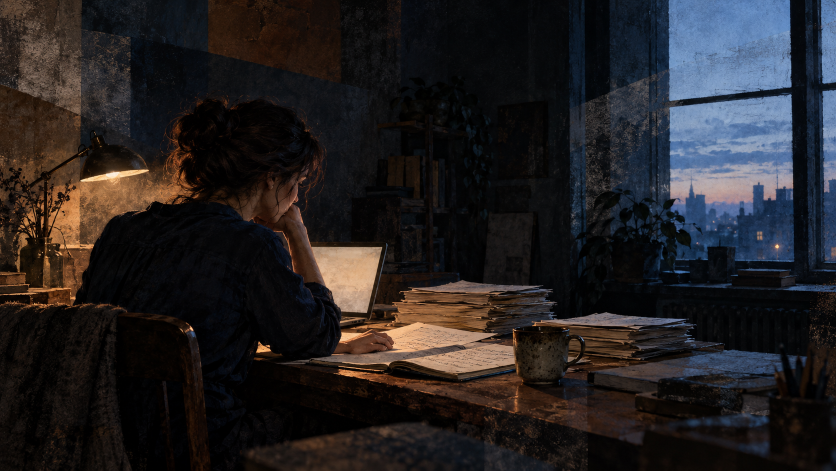
#> input picture episodes/002-the-right-to-pause/production/assets-v2/before-dawn.png, 1672 x 941 px (shown at 1/2 size)
$ python render_sample_v2.py
#> lines starting #> are read from the running program, lines starting #| are printed output that depends on the picture
"""002 v2, original painterly diptych animated as a 20s cinematic study.
Illustrated fictional adult, not documentary footage. v1 was rejected.
"""
from pathlib import Path
import math,subprocess,wave,json
import numpy as np
from PIL import Image,ImageDraw,ImageFont,ImageFilter,ImageEnhance
P=Path(__file__).resolve().parent;R=P.parent;W,H,FPS,D=1280,720,24,20
F='/usr/share/fonts/opentype/noto/NotoSerifCJK-Regular.ttc';S='/usr/share/fonts/opentype/noto/NotoSansCJK-Regular.ttc'
A=Image.open(P/'assets-v2/before-dawn.png').convert('RGB').resize((W,H),Image.Resampling.LANCZOS)
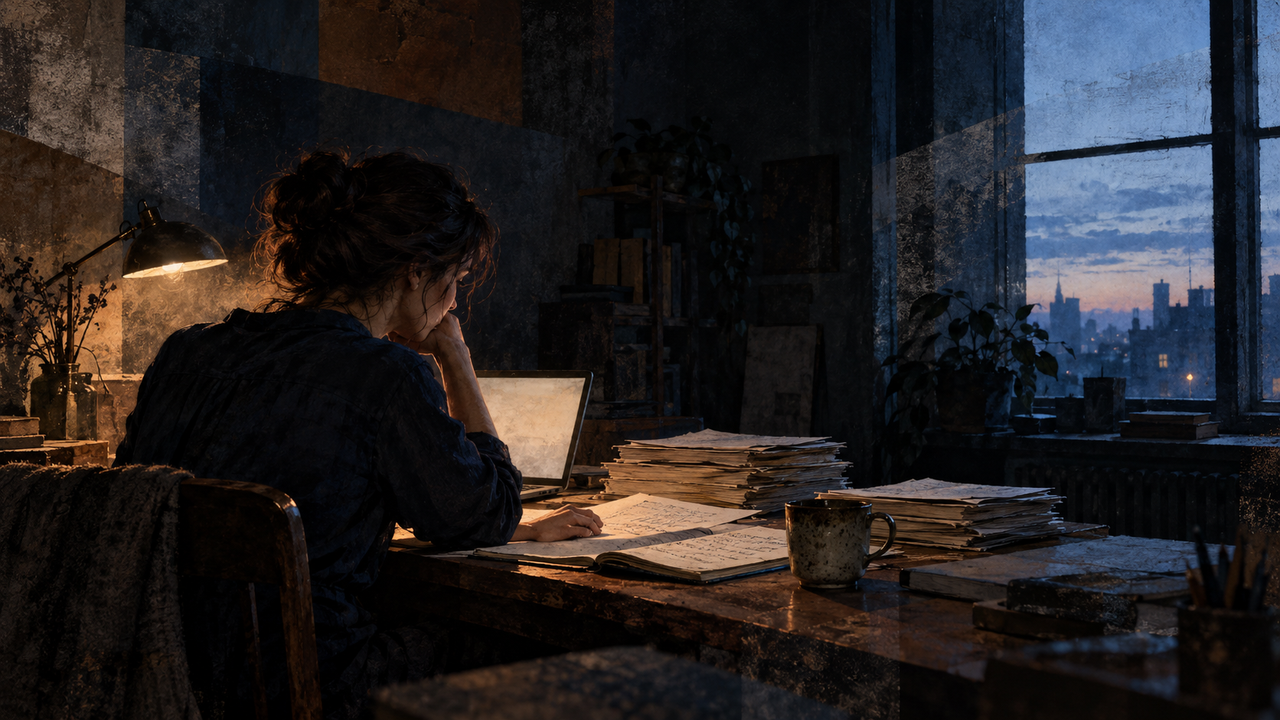
#> A: PIL image 1280x720 RGB; mean R, G, B 35.7, 32.6, 33.9
B=Image.open(P/'assets-v2/morning-pause.png').convert('RGB').resize((W,H),Image.Resampling.LANCZOS)
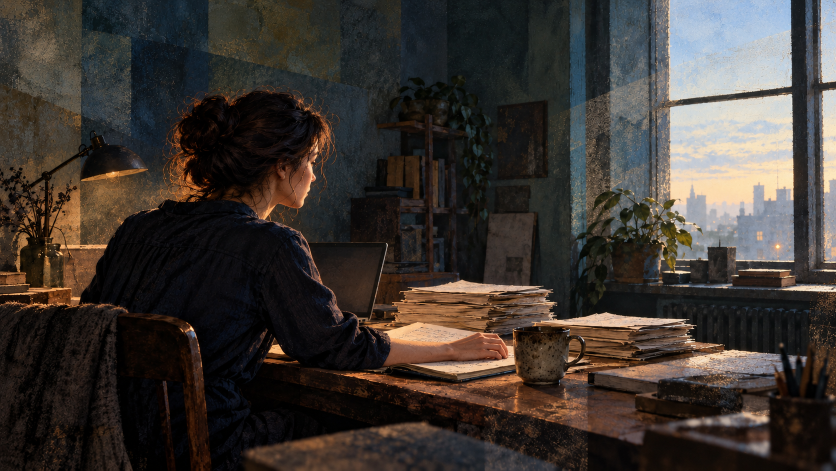
#> input picture episodes/002-the-right-to-pause/production/assets-v2/morning-pause.png, 1672 x 941 px (shown at 1/2 size)
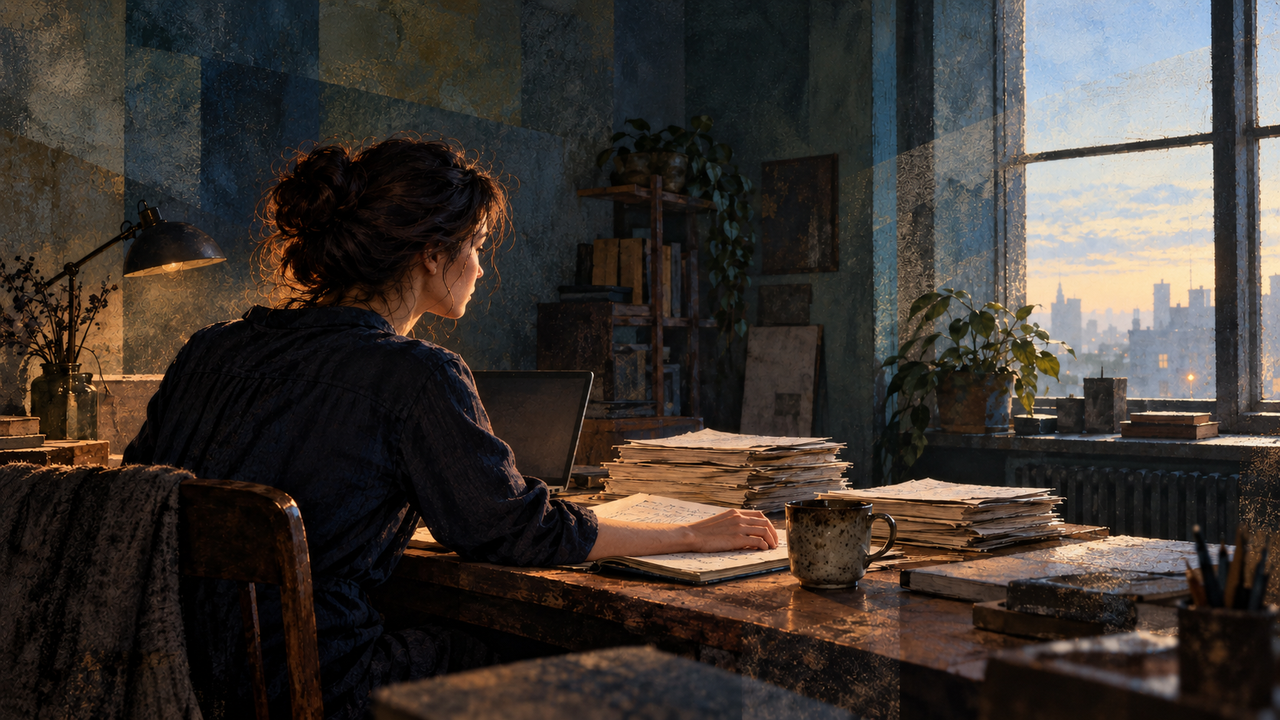
#> B: PIL image 1280x720 RGB; mean R, G, B 60.7, 54.3, 49.5
AA=np.asarray(A).astype(np.float32);BB=np.asarray(B).astype(np.float32)
rng=np.random.default_rng(22319)
xx=np.arange(W)[None,:];yy=np.arange(H)[:,None]
# Atmospheric movement is spatially restricted to the window, without deforming the figure.
WINDOW=np.clip((xx-940)/200,0,1)*np.clip((440-yy)/100,0,1)
LAMP=np.exp(-((xx-205)/190)**2-((yy-320)/240)**2)
DUST=[(float(rng.uniform(915,1230)),float(rng.uniform(60,425)),float(rng.uniform(.6,1.7)),float(rng.uniform(0,6))) for _ in range(45)]
def ease(x):x=max(0,min(1,x));return x*x*(3-2*x)
def w(t,a,b):return ease((t-a)/.6)*ease((b-t)/.6)
# [60 lines left out: functions text_layer, wide, detail, frame, not called in this run]

def score():
 sr=48000;out=np.zeros((D*sr,2),np.float32);rnd=np.random.default_rng(89)
 def add(at,f,dur,amp,pan=0,kind='felt'):
  n=int(dur*sr);t=np.arange(n)/sr
  if kind=='paper':
   z=np.convolve(rnd.normal(0,1,n),np.ones(31)/31,mode='same')*np.sin(np.pi*t/dur)**2;env=np.ones(n)
  elif kind=='wood':z=np.sin(2*np.pi*f*t)+.23*np.sin(2*np.pi*f*2.71*t);env=np.exp(-t*28)*(1-np.exp(-t*150))
  else:z=np.sin(2*np.pi*f*t+.9*np.sin(2*np.pi*f*2.003*t)*np.exp(-t*2))+.14*np.sin(2*np.pi*f*3*t);env=(1-np.exp(-t*35))*np.exp(-t*.82)
  z=z*env*amp;st=int(at*sr);n=min(n,len(out)-st);out[st:st+n,0]+=z[:n]*math.sqrt((1-pan)/2);out[st:st+n,1]+=z[:n]*math.sqrt((1+pan)/2)
 # An unresolved, close interval first; after the hand releases, it opens into a quieter fifth.
 for at,f,a in [(0,164.81,.075),(.16,174.61,.035),(3.8,164.81,.055),(8.8,146.83,.035),(12.1,196,.075),(12.35,293.66,.055),(16.4,196,.055)]:add(at,f,5.5,a)
 for j,at in enumerate([.8,1.8,2.9,4.1,5.5]):add(at,390+j*13,.28,.023,(-1)**j*.35,'wood')
 add(6.4,1,1.2,.034,-.25,'paper');add(10.2,1,.65,.013,.2,'paper')
 # Soft air at the window is newly possible after the shift in attention.
 add(12,1,7,.009,.4,'paper')
 for delay,gain in [(.17,.12),(.39,.075)]:n=int(delay*sr);out[n:]+=out[:-n,::-1]*gain
 out*=np.minimum(np.arange(len(out))/sr/.6,1)[:,None]*np.minimum((len(out)-np.arange(len(out)))/sr/1.4,1)[:,None]
 out*=.55/max(np.max(np.abs(out)),1e-6)
 with wave.open(str(R/'media/v2-score.wav'),'wb') as f:f.setnchannels(2);f.setsampwidth(2);f.setframerate(sr);f.writeframes((out*32767).astype('<i2').tobytes())

if __name__=='__main__':
#> (the run stopped early here; a loop or call above may not have finished)
